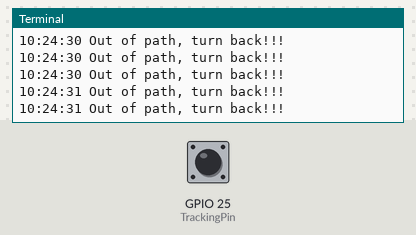
This program was run on a simulated Raspberry Pi (BCM pin numbers). On the bench: the last lines printed to the terminal. Inputs (shaded band) come from the test bench; at power-on: GPIO 25 (TrackingPin) HIGH. The clock reads 2024-03-15 10:24:30 at power-on unless the program sets it.

Above: at 1.2 s.
1.3 s: GPIO 25 (TrackingPin) pulled LOW for 0.15 s
At 1.46 s:
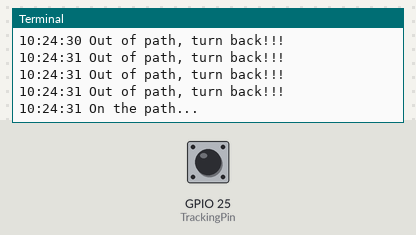
2.9 s: GPIO 25 (TrackingPin) pulled LOW for 1 s
At 3.7 s:
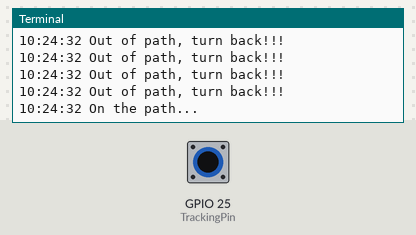
5.4 s: GPIO 25 (TrackingPin) pulled LOW for 0.15 s
At 5.57 s:
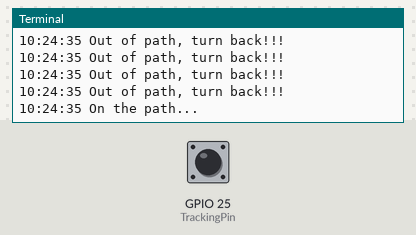
Timing chart, 0 to 8.4 s (numbered marks = the images above; inputs shaded):
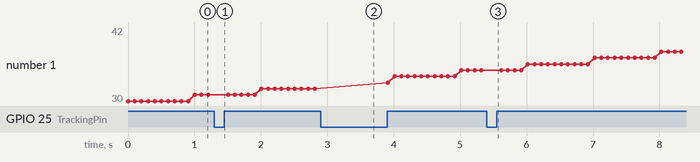

Measured:
- after the input at 1.3 s, the terminal: prints a new line at once (image 1)
- after the input at 2.9 s, the terminal: prints a new line at once (image 2)
- after the input at 5.4 s, the terminal: prints a new line at once (image 3)

The program:

TCRT5000_demo.py
```python
import RPi.GPIO as GPIO
import time

TrackingPin = 25

def setup():
 GPIO.setmode(GPIO.BCM)
 GPIO.setup(TrackingPin, GPIO.IN, pull_up_down=GPIO.PUD_UP)

def loop():

 previous_flag = None
 while True:
  flag = GPIO.input(TrackingPin)
  if flag == GPIO.LOW and flag != previous_flag:
   print time.strftime("%H:%M:%S") + ' On the path...'
  elif flag != GPIO.LOW:
   print time.strftime("%H:%M:%S") + ' Out of path, turn back!!!'
  previous_flag = flag
  #give delay
  time.sleep(0.1)

def destroy():
 GPIO.cleanup()

if __name__ == '__main__':
 setup()
try:
 loop()
except KeyboardInterrupt:
 destroy()
```
